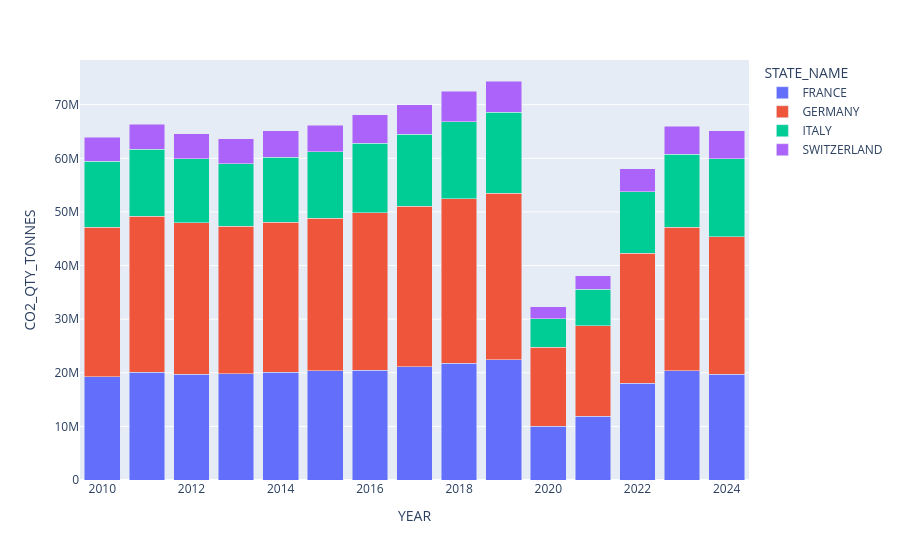

This figure's notebook cell:
### Code cell
# px: let's do a bar plot of the CO2 emissions by year and state
# x-axis: year
# y-axis: CO2 emissions
# color: state
# the bars can be either grouped (barmode='group') or stacked (barmode='stack')
fig = px.bar(df, x="YEAR", y="CO2_QTY_TONNES", color="STATE_NAME", barmode="stack")
fig.show()

### Figure 1 — Plotly figure (JSON) as saved in the notebook; plotly's stock layout.template omitted (floating-point values rounded to 4 significant figures)
{"data": [{"hovertemplate": "STATE_NAME=FRANCE<br>YEAR=%{x}<br>CO2_QTY_TONNES=%{y}<extra></extra>", "legendgroup": "FRANCE", "marker": {"color": "#636efa", "pattern": {"shape": ""}}, "name": "FRANCE", "orientation": "v", "showlegend": true, "textposition": "auto", "type": "bar", "x": [2010, 2011, 2012, 2013, 2014, 2015, 2016, 2017, 2018, 2019, 2020, 2021, 2022, 2023, 2024], "xaxis": "x", "y": [19226351, 20144639, 19686718, 19858181, 20104844, 20413982, 20482330, 21087940, 21763341, 22402052, 9992359, 11908935, 18007914, 20404824, 19716912], "yaxis": "y"}, {"hovertemplate": "STATE_NAME=GERMANY<br>YEAR=%{x}<br>CO2_QTY_TONNES=%{y}<extra></extra>", "legendgroup": "GERMANY", "marker": {"color": "#EF553B", "pattern": {"shape": ""}}, "name": "GERMANY", "orientation": "v", "showlegend": true, "textposition": "auto", "type": "bar", "x": [2010, 2011, 2012, 2013, 2014, 2015, 2016, 2017, 2018, 2019, 2020, 2021, 2022, 2023, 2024], "xaxis": "x", "y": [27910474, 29093269, 28252772, 27464775, 28011558, 28443619, 29342430, 29936948, 30677946, 31089435, 14740163, 16876115, 24287555, 26761470, 25654989], "yaxis": "y"}, {"hovertemplate": "STATE_NAME=ITALY<br>YEAR=%{x}<br>CO2_QTY_TONNES=%{y}<extra></extra>", "legendgroup": "ITALY", "marker": {"color": "#00cc96", "pattern": {"shape": ""}}, "name": "ITALY", "orientation": "v", "showlegend": true, "textposition": "auto", "type": "bar", "x": [2010, 2011, 2012, 2013, 2014, 2015, 2016, 2017, 2018, 2019, 2020, 2021, 2022, 2023, 2024], "xaxis": "x", "y": [12364211, 12445506, 11950237, 11624537, 12104896, 12323741, 12965737, 13502111, 14339146, 15106921, 5317375, 6811547, 11431253, 13628508, 14570035], "yaxis": "y"}, {"hovertemplate": "STATE_NAME=SWITZERLAND<br>YEAR=%{x}<br>CO2_QTY_TONNES=%{y}<extra></extra>", "legendgroup": "SWITZERLAND", "marker": {"color": "#ab63fa", "pattern": {"shape": ""}}, "name": "SWITZERLAND", "orientation": "v", "showlegend": true, "textposition": "auto", "type": "bar", "x": [2010, 2011, 2012, 2013, 2014, 2015, 2016, 2017, 2018, 2019, 2020, 2021, 2022, 2023, 2024], "xaxis": "x", "y": [4383852, 4711695, 4740374, 4744707, 4887259, 4992158, 5321777, 5479237, 5722354, 5823362, 2267074, 2506345, 4336435, 5188584, 5195998], "yaxis": "y"}], "layout": {"barmode": "stack", "legend": {"title": {"text": "STATE_NAME"}, "tracegroupgap": 0}, "margin": {"t": 60}, "xaxis": {"anchor": "y", "domain": [0.0, 1.0], "title": {"text": "YEAR"}}, "yaxis": {"anchor": "x", "domain": [0.0, 1.0], "title": {"text": "CO2_QTY_TONNES"}}}}
